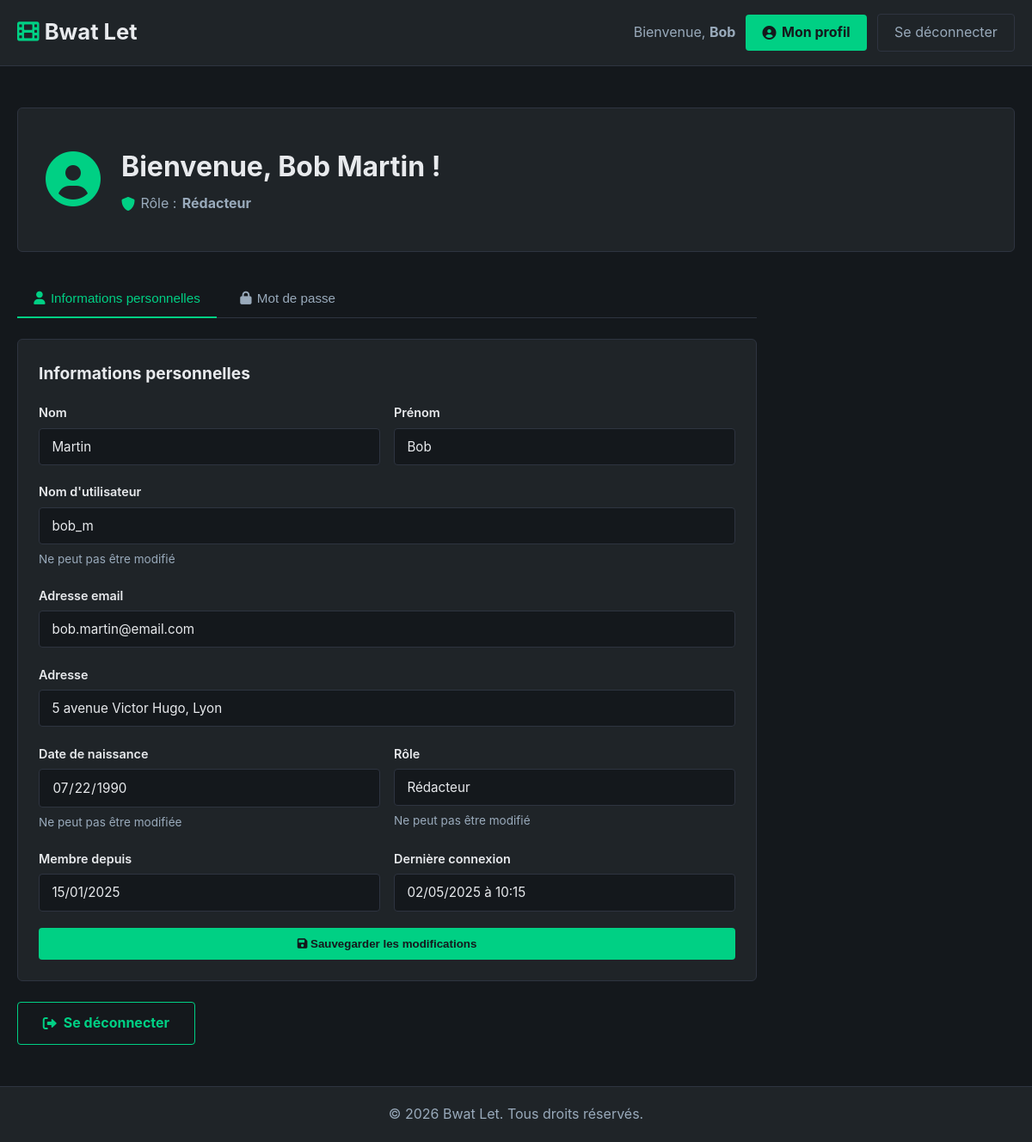
Page /profil.php (signed in) on the earlier database version.
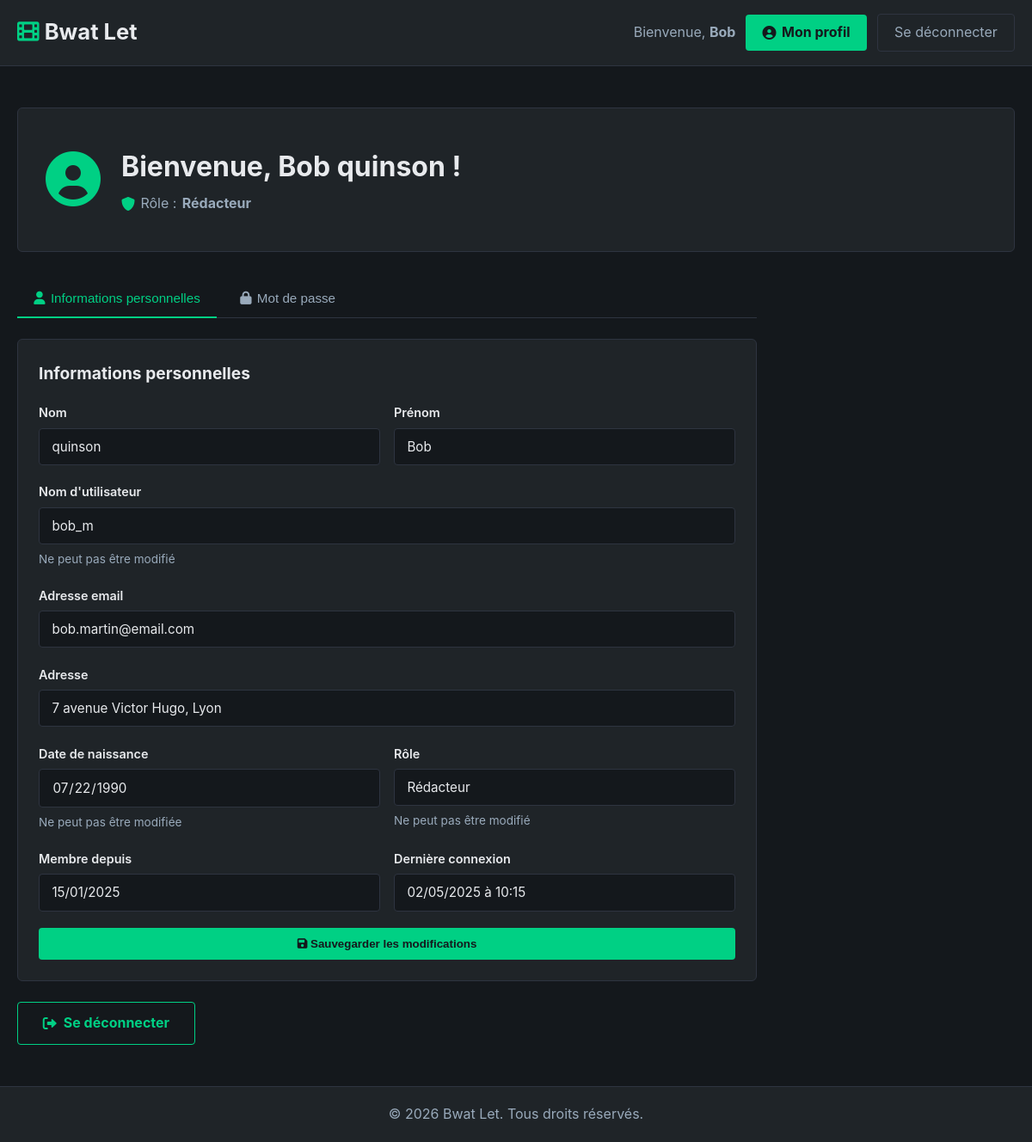
Same page on the later database version.
### tables this page shows
CREATE TABLE `utilisateurs` (
  `id_utilisateur` bigint(20) UNSIGNED NOT NULL,
  `nom` varchar(255) NOT NULL,
  `prenom` varchar(255) NOT NULL,
  `login` varchar(255) NOT NULL,
  `mdp` varchar(255) NOT NULL,
  `email` varchar(255) NOT NULL,
  `adresse` varchar(255) NOT NULL,
  `dateNaissance` date NOT NULL,
  `dateCreation` datetime NOT NULL DEFAULT CURRENT_TIMESTAMP,
  `derniereConnexion` datetime NOT NULL,
  `id_role` tinyint(3) UNSIGNED NOT NULL
);

CREATE TABLE `role` (
  `id_role` tinyint(3) UNSIGNED NOT NULL,
  `nomRole` varchar(50) NOT NULL
);

### php/functions_query.php (called while the page is built, shortened)
<?php
require_once(__DIR__ . '/../includes/functions-DB.php');
 function getUserInfo($mysqli, $id_utilisateur) {
    $id_utilisateur = (int) $id_utilisateur;
    $sql = "SELECT utilisateurs.id_utilisateur, utilisateurs.login, utilisateurs.nom, utilisateurs.prenom, utilisateurs.email, utilisateurs.adresse, utilisateurs.mdp, utilisateurs.dateNaissance, utilisateurs.dateCreation, utilisateurs.derniereConnexion, utilisateurs.id_role, role.nomRole
            FROM utilisateurs
            LEFT JOIN role ON utilisateurs.id_role = role.id_role
            WHERE utilisateurs.id_utilisateur = $id_utilisateur
            LIMIT 1";
    $result = readDB($mysqli, $sql);
    return $result[0] ?? null;
 }

### includes/functions-DB.php (called while the page is built, shortened)
<?php
function readDB($connexion, $sql_input) {
    $resultat = mysqli_query($connexion, $sql_input);
    return mysqli_fetch_all($resultat, MYSQLI_ASSOC);
}
?>

### profil.php (the view, shortened to what this page needs)
<?php
require_once("includes/functions-DB.php");
require_once("php/functions_query.php");
$user_id = $_SESSION['id_utilisateur'];
$mysqli = connectionDB();
$user = getUserInfo($mysqli, $user_id);
?>
<!DOCTYPE html>
<html lang="fr">
<head>
    <link rel="stylesheet" href="styles/style.css">
    <link rel="stylesheet" href="https://cdnjs.cloudflare.com/ajax/libs/font-awesome/6.0.0/css/all.min.css">
</head>
<body>
    <?php include("static/header.php"); ?>
    <main>
        <section class="profile-section">
            <div class="container">
                <div class="profile-header">
                    <div class="profile-avatar">
                        <i class="fas fa-user-circle"></i>
                    </div>
                    <div class="profile-welcome">
                        <h1>Bienvenue, <?php echo htmlspecialchars($user['prenom'] . ' ' . $user['nom']); ?> !</h1>
                        <p class="profile-role">
                            <i class="fas fa-shield-alt"></i>
                            Rôle : <strong><?php echo htmlspecialchars($user['nomRole'] ?? 'Utilisateur'); ?></strong>
                        </p>
                    </div>
                </div>
                <div class="profile-content">
                    <div class="profile-tabs">
                        <button class="tab-button active" onclick="switchTab('profile')">
                            <i class="fas fa-user"></i> Informations personnelles
                        </button>
                        <button class="tab-button" onclick="switchTab('password')">
                            <i class="fas fa-lock"></i> Mot de passe
                        </button>
                    </div>
                    <div id="profile" class="tab-content active">
                        <div class="profile-card">
                            <h2>Informations personnelles</h2>
                            <form method="POST" class="profile-form">
                                <div class="form-row">
                                    <div class="form-group">
                                        <label for="nom">Nom</label>
                                        <input type="text" id="nom" name="nom" value="<?php echo htmlspecialchars($user['nom']); ?>" required>
                                    </div>
                                    <div class="form-group">
                                        <label for="prenom">Prénom</label>
                                        <input type="text" id="prenom" name="prenom" value="<?php echo htmlspecialchars($user['prenom']); ?>" required>
                                    </div>
                                </div>
                                <div class="form-group">
                                    <label for="login">Nom d'utilisateur</label>
                                    <input type="text" id="login" name="login" value="<?php echo htmlspecialchars($user['login']); ?>" disabled>
                                    <small>Ne peut pas être modifié</small>
                                </div>
                                <div class="form-group">
                                    <label for="email">Adresse email</label>
                                    <input type="email" id="email" name="email" value="<?php echo htmlspecialchars($user['email']); ?>" required>
                                </div>
                                <div class="form-group">
                                    <label for="adresse">Adresse</label>
                                    <input type="text" id="adresse" name="adresse" value="<?php echo htmlspecialchars($user['adresse']); ?>" required>
                                </div>
                                <div class="form-row">
                                    <div class="form-group">
                                        <label for="dateNaissance">Date de naissance</label>
                                        <input type="date" id="dateNaissance" name="dateNaissance" value="<?php echo htmlspecialchars($user['dateNaissance']); ?>" disabled>
                                        <small>Ne peut pas être modifiée</small>
                                    </div>
                                    <div class="form-group">
                                        <label for="role">Rôle</label>
                                        <input type="text" id="role" name="role" value="<?php echo htmlspecialchars($user['nomRole']); ?>" disabled>
                                        <small>Ne peut pas être modifié</small>
                                    </div>
                                </div>
                                <div class="form-row">
                                    <div class="form-group">
                                        <label for="dateCreation">Membre depuis</label>
                                        <input type="text" id="dateCreation" name="dateCreation" value="<?php echo date('d/m/Y', strtotime($user['dateCreation'])); ?>" disabled>
                                    </div>
                                    <div class="form-group">
                                        <label for="derniereConnexion">Dernière connexion</label>
                                        <input type="text" id="derniereConnexion" name="derniereConnexion" value="<?php echo date('d/m/Y à H:i', strtotime($user['derniereConnexion'])); ?>" disabled>
                                    </div>
                                </div>
                                <button type="submit" name="update_profile" class="btn-primary">
                                    <i class="fas fa-save"></i> Sauvegarder les modifications
                                </button>
                            </form>
                        </div>
                    </div>
                    <div class="profile-actions">
                        <a href="php/logout.php" class="btn-secondary">
                            <i class="fas fa-sign-out-alt"></i> Se déconnecter
                        </a>
                    </div>
                </div>
            </div>
        </section>
    </main>
    <?php include("static/footer.php"); ?>
</body>
</html>

### static/header.php (shortened to what this page needs)
<header>
    <div class="container">
        <div class="logo">
            <a href="index.php"><i class="fas fa-film"></i>
                <span>Bwat Let</span></a>
        </div>
        <div class="nav-buttons">
            <?php
            if (isset($_SESSION['id_utilisateur'])): ?>
                <span class="user-welcome">
                    Bienvenue, <strong><?php echo htmlspecialchars($_SESSION['prenom'] ?? 'Utilisateur'); ?></strong>
                </span>
                <a href="profil.php" class="btn-profile">
                    <i class="fas fa-user-circle"></i> Mon profil
                </a>
                <a href="php/logout.php" class="btn-logout">Se déconnecter</a>
            <?php else: ?>
                <a href="connection.php" class="btn-login">Se connecter</a>
                <a href="inscription.php" class="btn-signup">S'inscrire</a>
            <?php endif; ?>
        </div>
    </div>
</header>

### static/footer.php
<footer>
    <div class="container">
        <p>&copy; 2026 Bwat Let. Tous droits réservés.</p>
    </div>
</footer>

### styles/style.css (style rules this page uses)
* { margin: 0; padding: 0; box-sizing: border-box; }
:root { --bg: #14181c; --surface: #1f2428; --border: #2e3440; --text: #9ab; --white: #e8eaed; --accent: #00d084; --red: #e05252; }
html { scroll-behavior: smooth; }
body { font-family: -apple-system, BlinkMacSystemFont, "Segoe UI", Roboto, Arial, sans-serif; background-color: var(--bg); color: var(--text); line-height: 1.6; }
a { text-decoration: none; color: inherit; }
.container { max-width: 1200px; margin: 0 auto; padding: 0 20px; }
header { background-color: var(--surface); border-bottom: 1px solid var(--border); padding: 1rem 0; position: sticky; top: 0; z-index: 100; }
header .container { display: flex; justify-content: space-between; align-items: center; gap: 1rem; }
.logo { display: flex; align-items: center; gap: 0.6rem; font-size: 1.6rem; font-weight: bold; color: var(--white); }
.logo i { color: var(--accent); }
.nav-buttons { display: flex; gap: 0.75rem; align-items: center; }
.user-welcome { color: var(--text); }
.btn-primary { display: inline-block; background-color: var(--accent); color: var(--bg); padding: 0.7rem 1.8rem; border-radius: 4px; font-weight: bold; border: none; cursor: pointer; transition: background-color 0.2s; }
.btn-login, .btn-logout { color: var(--text); border: 1px solid var(--border); padding: 0.5rem 1.2rem; border-radius: 4px; transition: border-color 0.2s, color 0.2s; }
.btn-signup, .btn-profile { background-color: var(--accent); color: var(--bg); padding: 0.5rem 1.2rem; border-radius: 4px; font-weight: bold; transition: background-color 0.2s; display: inline-flex; align-items: center; gap: 0.4rem; }
.btn-secondary { background-color: transparent; border: 1px solid var(--accent); color: var(--accent); padding: 0.7rem 1.8rem; border-radius: 4px; font-weight: bold; cursor: pointer; transition: background-color 0.2s, color 0.2s; display: inline-flex; align-items: center; gap: 0.5rem; }
button { cursor: pointer; border: none; transition: background-color 0.2s; }
.form-group { display: flex; flex-direction: column; gap: 0.4rem; margin-bottom: 1.2rem; }
.form-group label { color: var(--white); font-weight: 600; font-size: 0.9rem; }
.form-group input, .form-group select, .form-group textarea { background-color: var(--bg); border: 1px solid var(--border); color: var(--white); padding: 0.7rem 0.9rem; border-radius: 4px; font-family: inherit; font-size: 0.95rem; outline: none; transition: border-color 0.2s; }
.form-group input::placeholder, .form-group textarea::placeholder { color: var(--text); }
.form-group small { color: var(--text); font-size: 0.85rem; }
.profile-section { padding: 3rem 0; }
.profile-header { display: flex; align-items: center; gap: 1.5rem; background-color: var(--surface); border: 1px solid var(--border); border-radius: 6px; padding: 2rem; margin-bottom: 2rem; }
.profile-avatar { font-size: 4rem; color: var(--accent); }
.profile-welcome h1 { color: var(--white); font-size: 2rem; margin-bottom: 0.3rem; }
.profile-role { color: var(--text); display: flex; align-items: center; gap: 0.4rem; }
.profile-role i { color: var(--accent); }
.profile-content { max-width: 860px; }
.profile-tabs { display: flex; gap: 0.5rem; margin-bottom: 1.5rem; border-bottom: 1px solid var(--border); }
.tab-button { background: none; border: none; color: var(--text); padding: 0.8rem 1.2rem; cursor: pointer; font-size: 0.95rem; font-weight: 500; border-bottom: 2px solid transparent; margin-bottom: -1px; display: flex; align-items: center; gap: 0.4rem; transition: color 0.2s; }
.tab-button.active { color: var(--accent); border-bottom-color: var(--accent); }
.tab-content { display: none; }
.tab-content.active { display: block; }
.profile-card { background-color: var(--surface); border: 1px solid var(--border); border-radius: 6px; padding: 1.5rem; margin-bottom: 1.5rem; }
.profile-card h2 { color: var(--white); font-size: 1.2rem; margin-bottom: 1.2rem; }
.profile-form { display: flex; flex-direction: column; }
.form-row { display: grid; grid-template-columns: repeat(auto-fit, minmax(220px, 1fr)); gap: 1rem; }
.profile-actions { display: flex; gap: 1rem; margin-top: 1.5rem; }
footer { background-color: var(--surface); border-top: 1px solid var(--border); padding: 1.2rem 0; }
footer p { text-align: center; color: var(--text); }

Differences in the rows shown:
changed utilisateurs "Bob": prenom+nom "Bob Martin" → "Bob quinson"; nom "Martin" → "quinson"; adresse "5 avenue Victor Hugo, Lyon" → "7 avenue Victor Hugo, Lyon"
